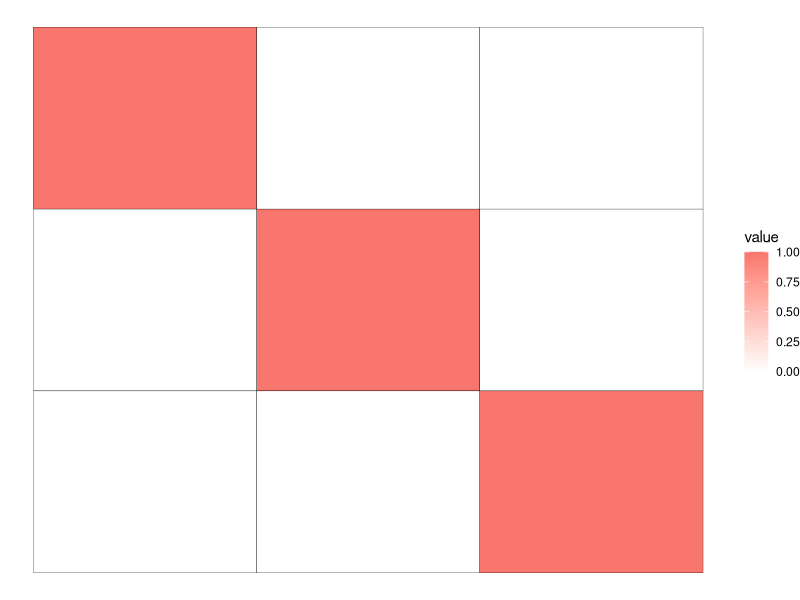
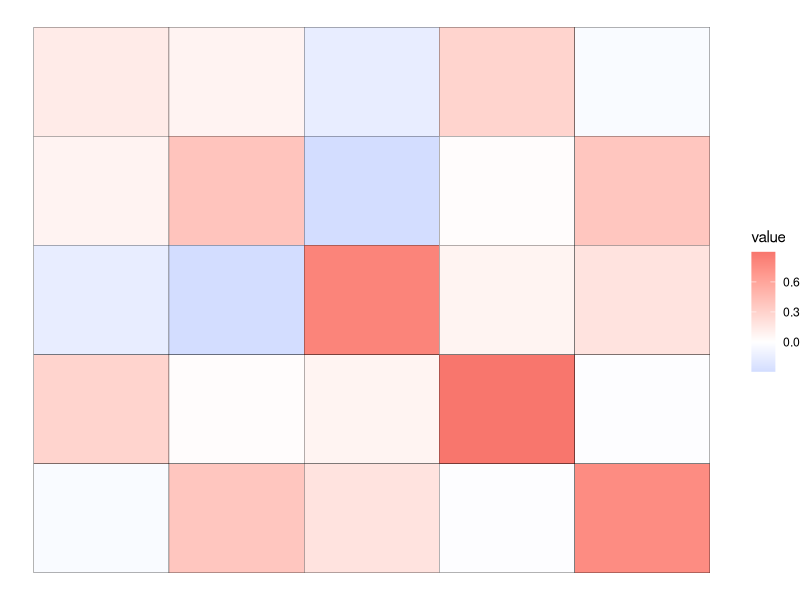
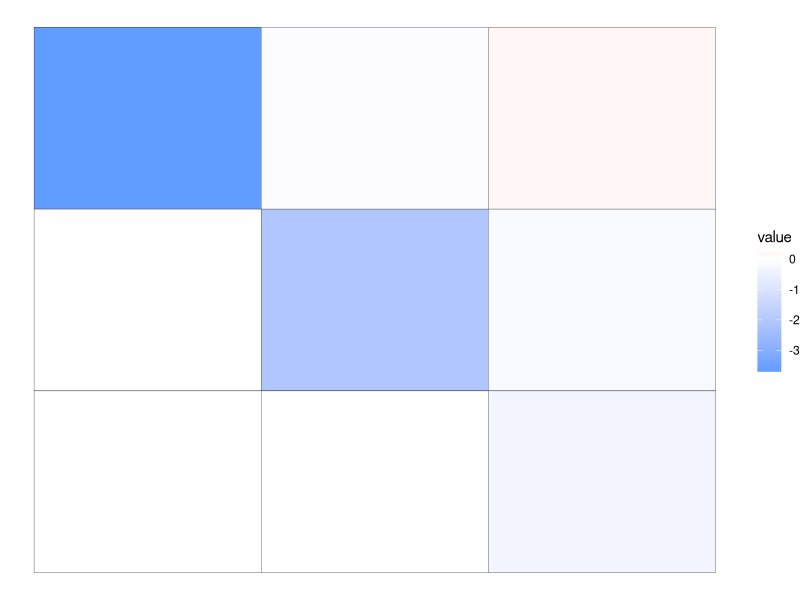
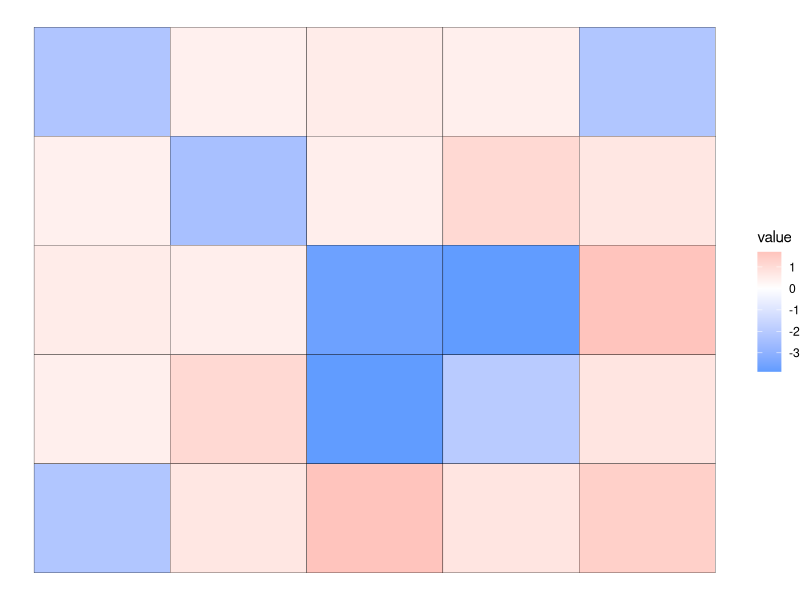
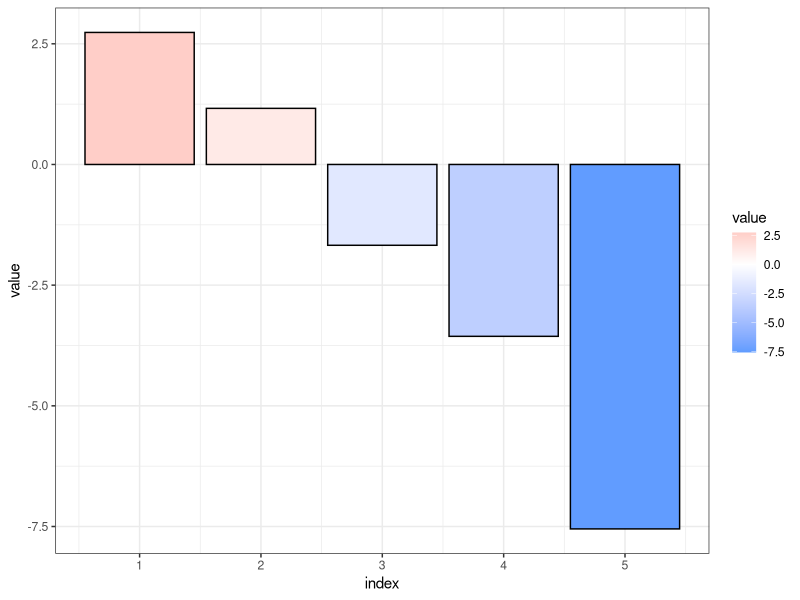
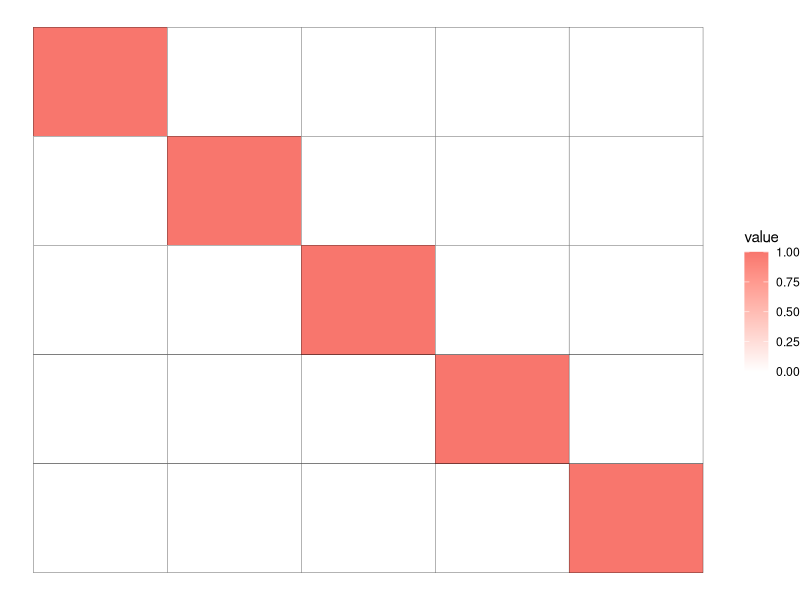
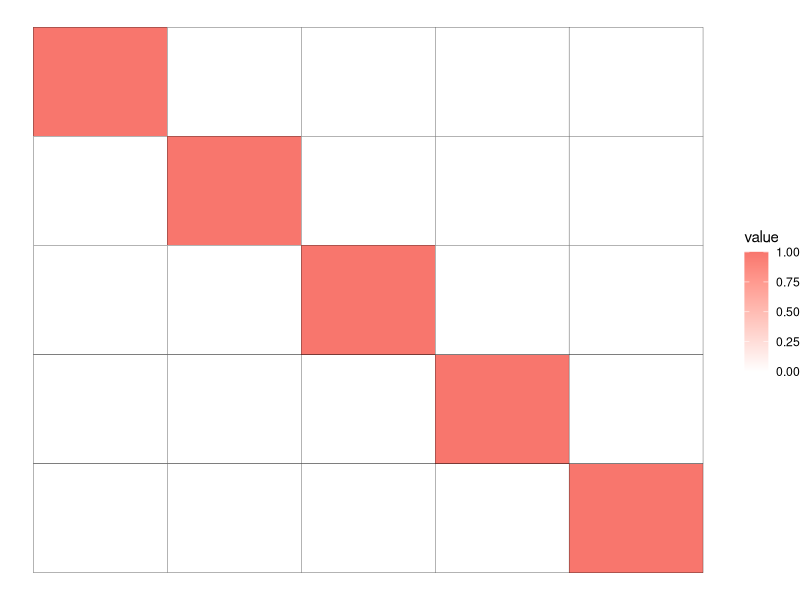
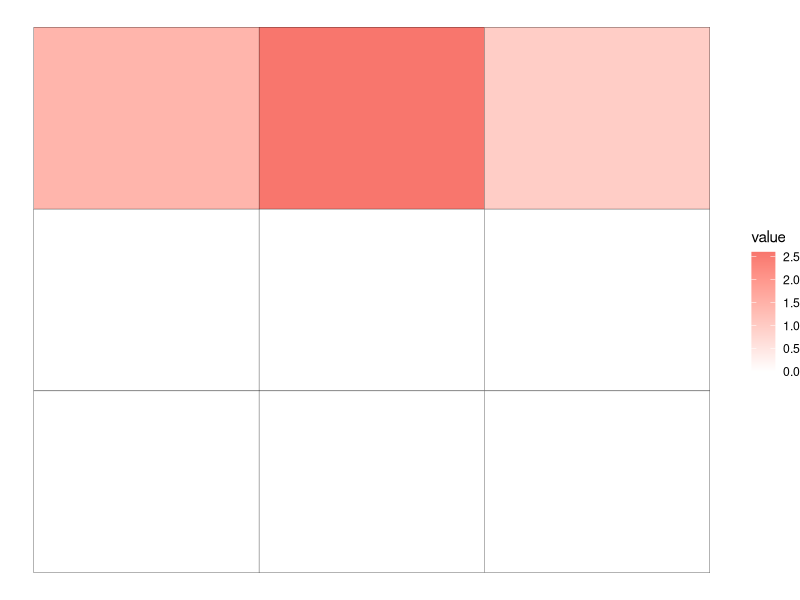

Here is the R script that generated these plots, in order:
## ---- chunk 1
knitr::opts_chunk$set(echo = TRUE, fig.width = 2.5, fig.height = 2)
## ---- chunk 2
library(ggplot2)
heatmap = function(A){
  n = nrow(A)
  p = ncol(A)  
  df = data.frame(value = c(A),  i = 1:n, j = rep(1:p, rep(n, p)))
  ggplot(df, aes(j, i, fill = value)) + 
    geom_tile(color = "black")+
    scale_fill_gradient2(low="#619CFF", mid="white", high="#F8766D")+
    scale_y_reverse()+
    theme_void()
}

barplot = function(values){
  n = length(values)
  df = data.frame(value = values,  index = 1:n)
  ggplot(df, aes(index, value, fill = value)) + 
    geom_bar(color = "black", stat = "identity")+
    scale_fill_gradient2(low="#619CFF", mid="white", high="#F8766D")+
    theme_bw()
}
## ---- chunk 3
n = 5
p = 3
A = matrix(rnorm(n * p), n, p)
A
## ---- chunk 4
QR = qr(A)
Q = qr.Q(QR)
Q
t(Q) %*% Q
heatmap(t(Q) %*% Q)
heatmap(Q %*% t(Q))
R = qr.R(QR)
R
heatmap(R)
## ---- chunk 5
B = matrix(rnorm(n * n), n, n)
B = t(B) + B
heatmap(B)
## ---- chunk 6
ED = eigen(B)
lambdas = ED$values
lambdas
barplot(lambdas)
U = ED$vectors
heatmap(t(U) %*% U)
heatmap(U %*% t(U))
## ---- chunk 7
r = 1
A = matrix(rnorm(n * r), n, r)
B = matrix(rnorm(p * r), p, r)
C = A %*% t(B)
QR = qr(C)
QR$rank
heatmap(qr.R(QR))
## ---- chunk 8
A = matrix(rnorm(n * p), n, p)
C = A %*% t(A)
heatmap(C)
barplot(eigen(C)$values)
## ---- chunk 9
A = matrix(rnorm(n * n), n, n)
C = t(A) %*% A
eigen(C)$values
barplot(eigen(C)$values)
## ---- chunk 10
ED = eigen(C)
Csqrt = ED$vectors %*% diag(sqrt(ED$values)) %*% t(ED$vectors)
heatmap(Csqrt %*% Csqrt)
heatmap(C)
## ---- chunk 11
A = matrix(rnorm(n * n), n, n)
U = qr.Q(qr(A))
lambdas = c(1, 2, 3, 4, 4)
C = U %*% diag(lambdas) %*% t(U)
barplot(eigen(C)$values)
## ---- chunk 12
A = matrix(rnorm(n * p), n, p)
P = A %*% solve(t(A) %*% A) %*% t(A)
heatmap(P)
barplot(eigen(P)$values)
barplot(diag(P))
## ---- chunk 13
A = matrix(rnorm(n * p), n, p)
Q = qr.Q(qr(A))
P = Q %*% t(Q)
barplot(eigen(P)$values)
Pperp = diag(n) - P
barplot(eigen(Pperp)$values)
Qperp = eigen(Pperp)$vector[, 1:(n - p)]
t(Qperp) %*% Q
## ---- chunk 14
A = matrix(rnorm(n * p), n, p)
SVD = svd(A)
U = SVD$u
V = SVD$v
d = SVD$d
heatmap(U)
heatmap(V)
barplot(d)
## ---- chunk 15
A = t(A)
SVD = svd(A)
U = SVD$u
V = SVD$v
d = SVD$d
heatmap(U)
heatmap(V)
barplot(d)
## ---- chunk 16
A = matrix(rnorm(n * p), n, p)
svd(A)$v
eigen(t(A) %*% A)$vectors
svd(A)$u
eigen(A %*% t(A))$vectors
## ---- chunk 17
X = matrix(rnorm(n * p), n, p)
xbar = colMeans(X)
xbar
Xc = scale(X, center = T, scale = F)
colMeans(Xc)
C = diag(n) - matrix(1/n, n, n)
heatmap(C)
Xc = C %*% X
colMeans(Xc)
## ---- chunk 18
S = (t(X) %*% C %*% X)/(n - 1)
heatmap(S)
heatmap(cov(X))
